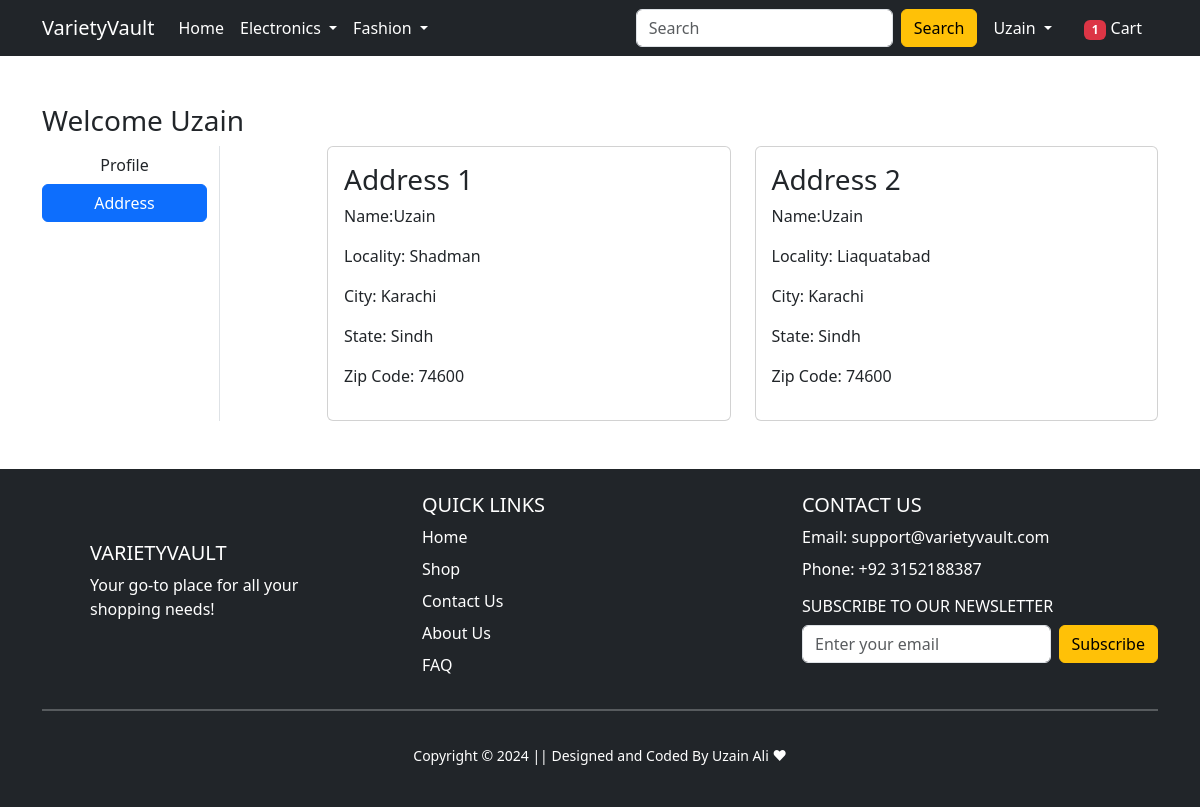
The app's page /address/ (signed in) with its own data.
### app/models.py (models this page shows, shortened)
class Customer(models.Model):
    user = models.ForeignKey(User, on_delete=models.CASCADE)
    name = models.CharField(max_length=200)
    locality = models.CharField(max_length=200)
    city = models.CharField(choices=City_CHOICES,max_length=50)
    zipcode = models.IntegerField()
    state = models.CharField(choices=STATE_CHOICES,max_length=50)
    class Meta:
        db_table="customer"

### app/views.py (the view)
# urls.py: path('address/', views.address, name='address'),
def address(request):
 add = Customer.objects.filter(user=request.user)
 totalitem = 0
 if request.user.is_authenticated:
    totalitem = len(Cart.objects.filter(user=request.user))
 return render(request, 'app/address.html', {'add':add,'active':'btn-primary','totalitem':totalitem})

### app/templates/app/address.html (shortened to what this page needs)
{% extends 'app/base.html' %}
{% load static %}
{% block main-content %}
<div class="container my-5">
 <div class="row">
 <h3>Welcome  <span class="text-capitalize">{{request.user}}</span></h3>
  <div class="col-sm-2 border-end">
   <ul class="list-unstyled">
    <li class="d-grid"><a href="{% url 'profile' %}" class="btn">Profile</a></li>
    <li class="d-grid"><a href="{% url 'address' %}" class="btn {{active}}">Address</a></li>
   </ul>
  </div>
  <div class="col-sm-9 offset-sm-1">
   <div class="row">
    {% for ad in add %}
    <div class="col-sm-6">
     <div class="card">
      <div class="card-body">
       <h3>Address {{forloop.counter}}</h3>
       <p>Name:{{ad.name}}</p>
       <p>Locality: {{ad.locality}}</p>
       <p>City: {{ad.city}}</p>
       <p>State: {{ad.state}}</p>
       <p>Zip Code: {{ad.zipcode}}</p>
      </div>
     </div>
    </div>
    {% endfor %}
   </div>
  </div>
 </div>
</div>
{% endblock main-content %}

### app/templates/app/base.html (shortened to what this page needs)
<!doctype html>
{% load static %}
<html lang="en">
  <head>
    <link href="https://cdn.jsdelivr.net/npm/bootstrap@5.3.3/dist/css/bootstrap.min.css" rel="stylesheet">
    <link rel="stylesheet" href="{% static 'app/css/owl.carousel.min.css' %}">
    <link rel="stylesheet" href="{% static 'app/css/all.min.css' %}">
    <link rel="stylesheet" href="{% static 'app/css/style.css' %}">
  </head>
  <body>
    <nav class="navbar navbar-expand-lg navbar-dark bg-dark">
     <div class="container">
       <a class="navbar-brand" href="/">VarietyVault</a>
       <div class="collapse navbar-collapse" id="navbarSupportedContent">
         <ul class="navbar-nav me-auto mb-2 mb-lg-0">
           <li class="nav-item">
             <a class="nav-link active" aria-current="page" href="/">Home</a>
           </li>
           <li class="nav-item dropdown">
             <a class="nav-link dropdown-toggle text-white" href="#" id="electronicsDropdown" role="button" data-bs-toggle="dropdown" aria-expanded="false">
               Electronics
             </a>
           </li>
           <li class="nav-item dropdown">
             <a class="nav-link dropdown-toggle text-white" href="#" id="fashionDropdown" role="button" data-bs-toggle="dropdown" aria-expanded="false">
               Fashion
             </a>
           </li>
         </ul>
         <form class="d-flex">
           <input class="form-control me-2" type="search" placeholder="Search" aria-label="Search">
           <button class="btn btn-warning" type="submit">Search</button>
         </form>
         <div>
          <ul class="navbar-nav me-auto mb-2 mb-lg-0">
            {% if request.user.is_authenticated %}
           <li class="nav-item dropdown mx-2">
              <a class="nav-link dropdown-toggle text-white" href="#" id="profileDropdown" role="button" data-bs-toggle="dropdown" aria-expanded="false">
                {{request.user.username|capfirst}}
              </a>
            </li>
            <li class="nav-item mx-2">
             <a href="{% url 'show-cart' %}" class="nav-link text-white"><span class="badge bg-danger">{{totalitem}}</span> Cart </a>
            </li>
            {% endif %}
          </ul>
         </div>
       </div>
     </div>
    </nav>
    {% block main-content %} {% endblock main-content %}
<footer class="container-fluid bg-dark text-white h-100 mt-5" style="min-height: 200px;">
  <div class="container py-4">
    <div class="d-grid gap-4" style="grid-template-columns: repeat(auto-fit, minmax(200px, 1fr));">
      <div class="m-5">
        <h5 class="text-uppercase">VarietyVault</h5>
        <p>Your go-to place for all your shopping needs!</p>
      </div>
      <div>
        <h5 class="text-uppercase">Quick Links</h5>
        <ul class="list-unstyled">
          <li class="mb-2"><a href="" class="text-white text-decoration-none">Home</a></li>
          <li class="mb-2"><a href="" class="text-white text-decoration-none">Shop</a></li>
          <li class="mb-2"><a href="" class="text-white text-decoration-none">Contact Us</a></li>
          <li class="mb-2"><a href="" class="text-white text-decoration-none">About Us</a></li>
          <li class="mb-2"><a href="" class="text-white text-decoration-none">FAQ</a></li>
        </ul>
      </div>
      <div>
        <h5 class="text-uppercase">Contact Us</h5>
        <ul class="list-unstyled">
          <li class="mb-2">Email: support@varietyvault.com</li>
          <li class="mb-2">Phone: +92 3152188387</li>
        </ul>
        <h6 class="text-uppercase">Subscribe to our Newsletter</h6>
        <form class="d-flex" action="#" method="post">
          <input type="email" class="form-control me-2" placeholder="Enter your email" required>
          <button type="submit" class="btn btn-warning">Subscribe</button>
        </form>
      </div>
    </div>
    <hr class="border border-light">
    <div class="row mt-3">
      <div class="col-12 text-center py-3">
        <small>Copyright &copy; 2024 || Designed and Coded By Uzain Ali &#10084;</small>
      </div>
    </div>
  </div>
</footer>
  </body>
</html>

### records on screen
Customer: name "Uzain", locality "Shadman", city "Karachi", state "Sindh", zipcode "74600"
Customer: name "Uzain", locality "Liaquatabad", city "Karachi", state "Sindh", zipcode "74600"

### other values on screen
{{ request.user.username|capfirst }} "Uzain"
{{ totalitem }} "1"
{{ request.user }} "Uzain"
